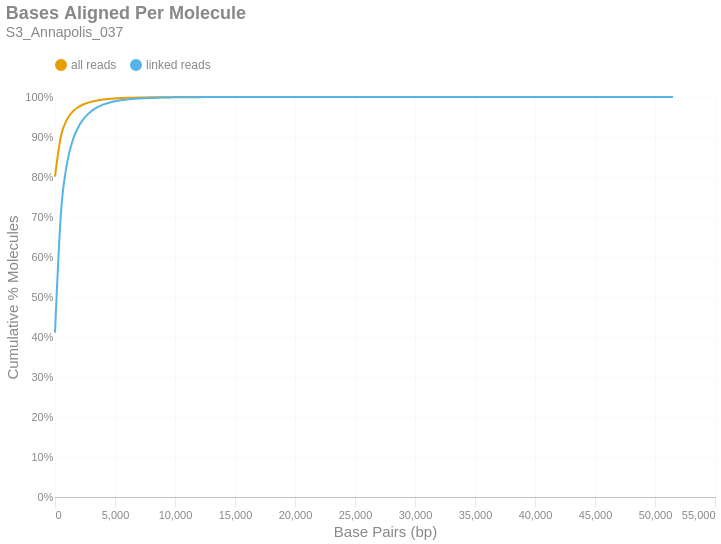

Here is the notebook cell this chart was saved with:
### Markdown cell above
### Bases Aligned Per Molecule
This is a cumulative frequency distribution showing the number of base pairs aligned per unique molecule. These data are shown in 500 bp bins. There are two distributions: one with `all reads` (yellow) and another with only `linked reads` (blue). The percent of molecules in the `linked reads` distribution is relative to the total number of linked molecules.

### Code cell
if SKIPLR:
    print_html(f"Skipped")
else:
    binned_df = consolidated_hist(valids['aligned_bp'], mask, 500, True)
    with SafeRender(binned_df):
        (
            density_plot(binned_df, 'Bases Aligned Per Molecule', samplename, 'basesper')
            .encode(
                x=alt.X('bin:Q', title="Base Pairs (bp)").axis(tickMinStep=500).scale(padding=0),
                y=alt.Y('value:Q', title='Cumulative % Molecules')
                    .axis(format='%')
                    .scale(domain = [0,1])
                    .stack(False),
                color=alt.Color("key:N").scale(domain = ["all reads", "linked reads"]),
                tooltip = [
                    alt.Tooltip("key:N", title = "Data Type"),
                    alt.Tooltip("range_label:N", title="Bases Aligned Per Molecule"),
                    alt.Tooltip("value:Q", format = ".2%", title="% Molecules (Cum.)")
                ]
            )
        ).display()

### Figure 1 — Vega-Lite specification as saved in the notebook (floating-point values rounded to 4 significant figures)
{"width": "container", "height": 400, "config": {"title": {"anchor": "start", "dy": -15, "fontSize": 18, "color": "#888888", "subtitleColor": "#888888", "subtitleFontSize": 14}, "arc": {"fill": "#0072B2"}, "axis": {"domainColor": "#888888", "domainWidth": 0.5, "gridWidth": 0.2, "grid": false, "titleFontWeight": 400, "titleFontSize": 15, "labelFontSize": 11, "labelColor": "#888888", "tickColor": "#888888", "tickWidth": 0.2, "titleColor": "#888888"}, "axisBand": {"grid": false}, "axisX": {"grid": true, "tickSize": 10, "domainCap": "round"}, "axisY": {"domain": false, "grid": true, "tickSize": 0, "domainCap": "round"}, "background": "transparent", "header": {"labelFontSize": 15, "labelColor": "#888888", "titleFontSize": 15, "titleFontWeight": 600, "titleColor": "#888888"}, "legend": {"labelFont": "sans-serif", "labelFontSize": 12, "labelColor": "#888888", "symbolSize": 100, "symbolType": "circle", "titleFontSize": 12, "titlePadding": 10, "titleColor": "#888888", "title": null, "orient": "top"}, "range": {"category": ["#E69F00", "#56B4E9", "#009E73", "#F0E442", "#0072B2", "#D55E00", "#CC79A7", "#000000"], "diverging": ["#cfe8f3", "#a2d4ec", "#73bfe2", "#46abdb", "#1696d2", "#12719e"]}, "area": {"fill": "#0072B2", "fillOpacity": 0.7, "line": true, "strokeOpacity": 0.7}, "line": {"color": "#0072B2", "stroke": "#0072B2", "strokeWidth": 2}, "trail": {"color": "#0072B2", "stroke": "#0072B2", "strokeWidth": 0, "size": 1}, "point": {"filled": true, "fillOpacity": 1.0, "size": 95}, "text": {"color": "#888888", "fontSize": 11, "align": "right", "fontWeight": 400, "size": 11}, "bar": {"fill": "#0072B2", "stroke": null}, "view": {"stroke": null, "continuousWidth": 660, "continuousHeight": 400}}, "data": {"name": "data-defbd3346b65757d7ece9c9d9ab21715"}, "mark": {"type": "line", "interpolate": "monotone", "point": {"opacity": 0, "size": 275}}, "encoding": {"color": {"field": "key", "scale": {"domain": ["all reads", "linked reads"]}, "type": "nominal"}, "tooltip": [{"field": "key", "title": "Data Type", "type": "nominal"}, {"field": "range_label", "title": "Bases Aligned Per Molecule", "type": "nominal"}, {"field": "value", "format": ".2%", "title": "% Molecules (Cum.)", "type": "quantitative"}], "x": {"axis": {"tickMinStep": 500}, "field": "bin", "scale": {"padding": 0}, "title": "Base Pairs (bp)", "type": "quantitative"}, "y": {"axis": {"format": "%"}, "field": "value", "scale": {"domain": [0, 1]}, "stack": false, "title": "Cumulative % Molecules", "type": "quantitative"}}, "params": [{"name": "param_c36ac31b6afebe62", "select": {"type": "point", "fields": ["key"]}, "bind": "legend"}], "title": {"text": "Bases Aligned Per Molecule", "subtitle": "S3_Annapolis_037"}, "transform": [{"fold": ["all reads (cumsum)", "linked reads (cumsum)"]}, {"calculate": "replace(datum.key, ' (cumsum)', '')", "as": "key"}, {"filter": {"param": "param_c36ac31b6afebe62"}}], "usermeta": {"embedOptions": {"downloadFileName": "S3_Annapolis_037.basesper"}}, "$schema": "https://vega.github.io/schema/vega-lite/v6.1.0.json", "datasets": {"data-defbd3346b65757d7ece9c9d9ab21715": [{"bin": "0.0", "interval": "0.0-500.0", "all reads": 0.8008, "linked reads": 0.4109, "all reads (cumsum)": 0.8008, "linked reads (cumsum)": 0.4109, "range_label": "0-499"}, {"bin": "500.0", "interval": "500.0-1000.0", "all reads": 0.1021, "linked reads": 0.3014, "all reads (cumsum)": 0.903, "linked reads (cumsum)": 0.7122, "range_label": "500-999"}, {"bin": "1000.0", "interval": "1000.0-1500.0", "all reads": 0.04095, "linked reads": 0.1214, "all reads (cumsum)": 0.9439, "linked reads (cumsum)": 0.8337, "range_label": "1000-1499"}, {"bin": "1500.0", "interval": "1500.0-2000.0", "all reads": 0.02033, "linked reads": 0.0603, "all reads (cumsum)": 0.9643, "linked reads (cumsum)": 0.894, "range_label": "1500-1999"}, {"bin": "2000.0", "interval": "2000.0-2500.0", "all reads": 0.01151, "linked reads": 0.03416, "all reads (cumsum)": 0.9758, "linked reads (cumsum)": 0.9281, "range_label": "2000-2499"}, {"bin": "2500.0", "interval": "2500.0-3000.0", "all reads": 0.007229, "linked reads": 0.02144, "all reads (cumsum)": 0.983, "linked reads (cumsum)": 0.9496, "range_label": "2500-2999"}, {"bin": "3000.0", "interval": "3000.0-3500.0", "all reads": 0.00484, "linked reads": 0.01436, "all reads (cumsum)": 0.9878, "linked reads (cumsum)": 0.9639, "range_label": "3000-3499"}, {"bin": "3500.0", "interval": "3500.0-4000.0", "all reads": 0.003345, "linked reads": 0.009921, "all reads (cumsum)": 0.9912, "linked reads (cumsum)": 0.9738, "range_label": "3500-3999"}, {"bin": "4000.0", "interval": "4000.0-4500.0", "all reads": 0.002342, "linked reads": 0.006946, "all reads (cumsum)": 0.9935, "linked reads (cumsum)": 0.9808, "range_label": "4000-4499"}, {"bin": "4500.0", "interval": "4500.0-5000.0", "all reads": 0.001661, "linked reads": 0.004928, "all reads (cumsum)": 0.9952, "linked reads (cumsum)": 0.9857, "range_label": "4500-4999"}, {"bin": "5000.0", "interval": "5000.0-5500.0", "all reads": 0.0012, "linked reads": 0.00356, "all reads (cumsum)": 0.9964, "linked reads (cumsum)": 0.9893, "range_label": "5000-5499"}, {"bin": "5500.0", "interval": "5500.0-6000.0", "all reads": 0.0008763, "linked reads": 0.002599, "all reads (cumsum)": 0.9973, "linked reads (cumsum)": 0.9919, "range_label": "5500-5999"}, {"bin": "6000.0", "interval": "6000.0-6500.0", "all reads": 0.0006407, "linked reads": 0.001901, "all reads (cumsum)": 0.9979, "linked reads (cumsum)": 0.9938, "range_label": "6000-6499"}, {"bin": "6500.0", "interval": "6500.0-7000.0", "all reads": 0.0004745, "linked reads": 0.001408, "all reads (cumsum)": 0.9984, "linked reads (cumsum)": 0.9952, "range_label": "6500-6999"}, {"bin": "7000.0", "interval": "7000.0-7500.0", "all reads": 0.0003566, "linked reads": 0.001058, "all reads (cumsum)": 0.9987, "linked reads (cumsum)": 0.9962, "range_label": "7000-7499"}, {"bin": "7500.0", "interval": "7500.0-8000.0", "all reads": 0.0002852, "linked reads": 0.0008459, "all reads (cumsum)": 0.999, "linked reads (cumsum)": 0.9971, "range_label": "7500-7999"}, {"bin": "8000.0", "interval": "8000.0-8500.0", "all reads": 0.0002099, "linked reads": 0.0006228, "all reads (cumsum)": 0.9992, "linked reads (cumsum)": 0.9977, "range_label": "8000-8499"}, {"bin": "8500.0", "interval": "8500.0-9000.0", "all reads": 0.0001615, "linked reads": 0.0004792, "all reads (cumsum)": 0.9994, "linked reads (cumsum)": 0.9982, "range_label": "8500-8999"}, {"bin": "9000.0", "interval": "9000.0-9500.0", "all reads": 0.0001325, "linked reads": 0.0003931, "all reads (cumsum)": 0.9995, "linked reads (cumsum)": 0.9986, "range_label": "9000-9499"}, {"bin": "9500.0", "interval": "9500.0-10000.0", "all reads": 0.0001031, "linked reads": 0.0003057, "all reads (cumsum)": 0.9996, "linked reads (cumsum)": 0.9989, "range_label": "9500-9999"}, {"bin": "10000.0", "interval": "10000.0-10500.0", "all reads": 7.482e-05, "linked reads": 0.000222, "all reads (cumsum)": 0.9997, "linked reads (cumsum)": 0.9991, "range_label": "10000-10499"}, {"bin": "10500.0", "interval": "10500.0-11000.0", "all reads": 6.655e-05, "linked reads": 0.0001974, "all reads (cumsum)": 0.9998, "linked reads (cumsum)": 0.9993, "range_label": "10500-10999"}, {"bin": "11000.0", "interval": "11000.0-11500.0", "all reads": 4.397e-05, "linked reads": 0.0001304, "all reads (cumsum)": 0.9998, "linked reads (cumsum)": 0.9994, "range_label": "11000-11499"}, {"bin": "11500.0", "interval": "11500.0-12000.0", "all reads": 3.55e-05, "linked reads": 0.0001053, "all reads (cumsum)": 0.9998, "linked reads (cumsum)": 0.9995, "range_label": "11500-11999"}, {"bin": "12000.0", "interval": "12000.0-12500.0", "all reads": 3.086e-05, "linked reads": 9.153e-05, "all reads (cumsum)": 0.9999, "linked reads (cumsum)": 0.9996, "range_label": "12000-12499"}, {"bin": "12500.0", "interval": "12500.0-13000.0", "all reads": 2.279e-05, "linked reads": 6.76e-05, "all reads (cumsum)": 0.9999, "linked reads (cumsum)": 0.9997, "range_label": "12500-12999"}, {"bin": "13000.0", "interval": "13000.0-13500.0", "all reads": 2.097e-05, "linked reads": 6.222e-05, "all reads (cumsum)": 0.9999, "linked reads (cumsum)": 0.9998, "range_label": "13000-13499"}, {"bin": "13500.0", "interval": "13500.0-14000.0", "all reads": 1.371e-05, "linked reads": 4.068e-05, "all reads (cumsum)": 0.9999, "linked reads (cumsum)": 0.9998, "range_label": "13500-13999"}, {"bin": "14000.0", "interval": "14000.0-14500.0", "all reads": 1.049e-05, "linked reads": 3.111e-05, "all reads (cumsum)": 0.9999, "linked reads (cumsum)": 0.9998, "range_label": "14000-14499"}, {"bin": "14500.0", "interval": "14500.0-15000.0", "all reads": 1.049e-05, "linked reads": 3.111e-05, "all reads (cumsum)": 1.0, "linked reads (cumsum)": 0.9999, "range_label": "14500-14999"}, {"bin": "15000.0", "interval": "15000.0-15500.0", "all reads": 7.462e-06, "linked reads": 2.214e-05, "all reads (cumsum)": 1.0, "linked reads (cumsum)": 0.9999, "range_label": "15000-15499"}, {"bin": "15500.0", "interval": "15500.0-16000.0", "all reads": 8.067e-06, "linked reads": 2.393e-05, "all reads (cumsum)": 1.0, "linked reads (cumsum)": 0.9999, "range_label": "15500-15999"}, {"bin": "16000.0", "interval": "16000.0-16500.0", "all reads": 4.639e-06, "linked reads": 1.376e-05, "all reads (cumsum)": 1.0, "linked reads (cumsum)": 0.9999, "range_label": "16000-16499"}, {"bin": "16500.0", "interval": "16500.0-17000.0", "all reads": 5.042e-06, "linked reads": 1.496e-05, "all reads (cumsum)": 1.0, "linked reads (cumsum)": 0.9999, "range_label": "16500-16999"}, {"bin": "17000.0", "interval": "17000.0-17500.0", "all reads": 2.823e-06, "linked reads": 8.376e-06, "all reads (cumsum)": 1.0, "linked reads (cumsum)": 1.0, "range_label": "17000-17499"}, {"bin": "17500.0", "interval": "17500.0-18000.0", "all reads": 1.412e-06, "linked reads": 4.188e-06, "all reads (cumsum)": 1.0, "linked reads (cumsum)": 1.0, "range_label": "17500-17999"}, {"bin": "18000.0", "interval": "18000.0-18500.0", "all reads": 2.017e-06, "linked reads": 5.983e-06, "all reads (cumsum)": 1.0, "linked reads (cumsum)": 1.0, "range_label": "18000-18499"}, {"bin": "18500.0", "interval": "18500.0-19000.0", "all reads": 1.21e-06, "linked reads": 3.59e-06, "all reads (cumsum)": 1.0, "linked reads (cumsum)": 1.0, "range_label": "18500-18999"}, {"bin": "19000.0", "interval": "19000.0-19500.0", "all reads": 1.21e-06, "linked reads": 3.59e-06, "all reads (cumsum)": 1.0, "linked reads (cumsum)": 1.0, "range_label": "19000-19499"}, {"bin": "19500.0", "interval": "19500.0-20000.0", "all reads": 1.815e-06, "linked reads": 5.384e-06, "all reads (cumsum)": 1.0, "linked reads (cumsum)": 1.0, "range_label": "19500-19999"}, {"bin": "20000.0", "interval": "20000.0-20500.0", "all reads": 6.05e-07, "linked reads": 1.795e-06, "all reads (cumsum)": 1.0, "linked reads (cumsum)": 1.0, "range_label": "20000-20499"}, {"bin": "20500.0", "interval": "20500.0-21000.0", "all reads": 6.05e-07, "linked reads": 1.795e-06, "all reads (cumsum)": 1.0, "linked reads (cumsum)": 1.0, "range_label": "20500-20999"}, {"bin": "21000.0", "interval": "21000.0-21500.0", "all reads": 1.21e-06, "linked reads": 3.59e-06, "all reads (cumsum)": 1.0, "linked reads (cumsum)": 1.0, "range_label": "21000-21499"}, {"bin": "21500.0", "interval": "21500.0-22000.0", "all reads": 2.017e-07, "linked reads": 5.983e-07, "all reads (cumsum)": 1.0, "linked reads (cumsum)": 1.0, "range_label": "21500-21999"}, {"bin": "22000.0", "interval": "22000.0-22500.0", "all reads": 6.05e-07, "linked reads": 1.795e-06, "all reads (cumsum)": 1.0, "linked reads (cumsum)": 1.0, "range_label": "22000-22499"}, {"bin": "22500.0", "interval": "22500.0-23000.0", "all reads": 4.034e-07, "linked reads": 1.197e-06, "all reads (cumsum)": 1.0, "linked reads (cumsum)": 1.0, "range_label": "22500-22999"}, {"bin": "23000.0", "interval": "23000.0-23500.0", "all reads": 8.067e-07, "linked reads": 2.393e-06, "all reads (cumsum)": 1.0, "linked reads (cumsum)": 1.0, "range_label": "23000-23499"}, {"bin": "23500.0", "interval": "23500.0-24000.0", "all reads": 2.017e-07, "linked reads": 5.983e-07, "all reads (cumsum)": 1.0, "linked reads (cumsum)": 1.0, "range_label": "23500-23999"}, {"bin": "24000.0", "interval": "24000.0-24500.0", "all reads": 8.067e-07, "linked reads": 2.393e-06, "all reads (cumsum)": 1.0, "linked reads (cumsum)": 1.0, "range_label": "24000-24499"}, {"bin": "24500.0", "interval": "24500.0-25000.0", "all reads": 0.0, "linked reads": 0.0, "all reads (cumsum)": 1.0, "linked reads (cumsum)": 1.0, "range_label": "24500-24999"}, {"bin": "25000.0", "interval": "25000.0-25500.0", "all reads": 2.017e-07, "linked reads": 5.983e-07, "all reads (cumsum)": 1.0, "linked reads (cumsum)": 1.0, "range_label": "25000-25499"}, {"bin": "25500.0", "interval": "25500.0-26000.0", "all reads": 6.05e-07, "linked reads": 1.795e-06, "all reads (cumsum)": 1.0, "linked reads (cumsum)": 1.0, "range_label": "25500-25999"}, {"bin": "26000.0", "interval": "26000.0-26500.0", "all reads": 0.0, "linked reads": 0.0, "all reads (cumsum)": 1.0, "linked reads (cumsum)": 1.0, "range_label": "26000-26499"}, {"bin": "26500.0", "interval": "26500.0-27000.0", "all reads": 0.0, "linked reads": 0.0, "all reads (cumsum)": 1.0, "linked reads (cumsum)": 1.0, "range_label": "26500-26999"}, {"bin": "27000.0", "interval": "27000.0-27500.0", "all reads": 4.034e-07, "linked reads": 1.197e-06, "all reads (cumsum)": 1.0, "linked reads (cumsum)": 1.0, "range_label": "27000-27499"}, {"bin": "27500.0", "interval": "27500.0-28000.0", "all reads": 4.034e-07, "linked reads": 1.197e-06, "all reads (cumsum)": 1.0, "linked reads (cumsum)": 1.0, "range_label": "27500-27999"}, {"bin": "28000.0", "interval": "28000.0-28500.0", "all reads": 0.0, "linked reads": 0.0, "all reads (cumsum)": 1.0, "linked reads (cumsum)": 1.0, "range_label": "28000-28499"}, {"bin": "28500.0", "interval": "28500.0-29000.0", "all reads": 0.0, "linked reads": 0.0, "all reads (cumsum)": 1.0, "linked reads (cumsum)": 1.0, "range_label": "28500-28999"}, {"bin": "29000.0", "interval": "29000.0-29500.0", "all reads": 0.0, "linked reads": 0.0, "all reads (cumsum)": 1.0, "linked reads (cumsum)": 1.0, "range_label": "29000-29499"}, {"bin": "29500.0", "interval": "29500.0-30000.0", "all reads": 0.0, "linked reads": 0.0, "all reads (cumsum)": 1.0, "linked reads (cumsum)": 1.0, "range_label": "29500-29999"}, {"bin": "30000.0", "interval": "30000.0-30500.0", "all reads": 0.0, "linked reads": 0.0, "all reads (cumsum)": 1.0, "linked reads (cumsum)": 1.0, "range_label": "30000-30499"}, {"bin": "30500.0", "interval": "30500.0-31000.0", "all reads": 0.0, "linked reads": 0.0, "all reads (cumsum)": 1.0, "linked reads (cumsum)": 1.0, "range_label": "30500-30999"}, {"bin": "31000.0", "interval": "31000.0-31500.0", "all reads": 0.0, "linked reads": 0.0, "all reads (cumsum)": 1.0, "linked reads (cumsum)": 1.0, "range_label": "31000-31499"}, {"bin": "31500.0", "interval": "31500.0-32000.0", "all reads": 0.0, "linked reads": 0.0, "all reads (cumsum)": 1.0, "linked reads (cumsum)": 1.0, "range_label": "31500-31999"}, {"bin": "32000.0", "interval": "32000.0-32500.0", "all reads": 0.0, "linked reads": 0.0, "all reads (cumsum)": 1.0, "linked reads (cumsum)": 1.0, "range_label": "32000-32499"}, {"bin": "32500.0", "interval": "32500.0-33000.0", "all reads": 2.017e-07, "linked reads": 5.983e-07, "all reads (cumsum)": 1.0, "linked reads (cumsum)": 1.0, "range_label": "32500-32999"}, {"bin": "33000.0", "interval": "33000.0-33500.0", "all reads": 0.0, "linked reads": 0.0, "all reads (cumsum)": 1.0, "linked reads (cumsum)": 1.0, "range_label": "33000-33499"}, {"bin": "33500.0", "interval": "33500.0-34000.0", "all reads": 0.0, "linked reads": 0.0, "all reads (cumsum)": 1.0, "linked reads (cumsum)": 1.0, "range_label": "33500-33999"}, {"bin": "34000.0", "interval": "34000.0-34500.0", "all reads": 0.0, "linked reads": 0.0, "all reads (cumsum)": 1.0, "linked reads (cumsum)": 1.0, "range_label": "34000-34499"}, {"bin": "34500.0", "interval": "34500.0-35000.0", "all reads": 0.0, "linked reads": 0.0, "all reads (cumsum)": 1.0, "linked reads (cumsum)": 1.0, "range_label": "34500-34999"}, {"bin": "35000.0", "interval": "35000.0-35500.0", "all reads": 0.0, "linked reads": 0.0, "all reads (cumsum)": 1.0, "linked reads (cumsum)": 1.0, "range_label": "35000-35499"}, {"bin": "35500.0", "interval": "35500.0-36000.0", "all reads": 0.0, "linked reads": 0.0, "all reads (cumsum)": 1.0, "linked reads (cumsum)": 1.0, "range_label": "35500-35999"}, {"bin": "36000.0", "interval": "36000.0-36500.0", "all reads": 0.0, "linked reads": 0.0, "all reads (cumsum)": 1.0, "linked reads (cumsum)": 1.0, "range_label": "36000-36499"}, {"bin": "36500.0", "interval": "36500.0-37000.0", "all reads": 0.0, "linked reads": 0.0, "all reads (cumsum)": 1.0, "linked reads (cumsum)": 1.0, "range_label": "36500-36999"}, {"bin": "37000.0", "interval": "37000.0-37500.0", "all reads": 0.0, "linked reads": 0.0, "all reads (cumsum)": 1.0, "linked reads (cumsum)": 1.0, "range_label": "37000-37499"}, {"bin": "37500.0", "interval": "37500.0-38000.0", "all reads": 0.0, "linked reads": 0.0, "all reads (cumsum)": 1.0, "linked reads (cumsum)": 1.0, "range_label": "37500-37999"}, {"bin": "38000.0", "interval": "38000.0-38500.0", "all reads": 0.0, "linked reads": 0.0, "all reads (cumsum)": 1.0, "linked reads (cumsum)": 1.0, "range_label": "38000-38499"}, {"bin": "38500.0", "interval": "38500.0-39000.0", "all reads": 0.0, "linked reads": 0.0, "all reads (cumsum)": 1.0, "linked reads (cumsum)": 1.0, "range_label": "38500-38999"}, {"bin": "39000.0", "interval": "39000.0-39500.0", "all reads": 0.0, "linked reads": 0.0, "all reads (cumsum)": 1.0, "linked reads (cumsum)": 1.0, "range_label": "39000-39499"}, {"bin": "39500.0", "interval": "39500.0-40000.0", "all reads": 0.0, "linked reads": 0.0, "all reads (cumsum)": 1.0, "linked reads (cumsum)": 1.0, "range_label": "39500-39999"}, {"bin": "40000.0", "interval": "40000.0-40500.0", "all reads": 0.0, "linked reads": 0.0, "all reads (cumsum)": 1.0, "linked reads (cumsum)": 1.0, "range_label": "40000-40499"}, {"bin": "40500.0", "interval": "40500.0-41000.0", "all reads": 0.0, "linked reads": 0.0, "all reads (cumsum)": 1.0, "linked reads (cumsum)": 1.0, "range_label": "40500-40999"}, {"bin": "41000.0", "interval": "41000.0-41500.0", "all reads": 0.0, "linked reads": 0.0, "all reads (cumsum)": 1.0, "linked reads (cumsum)": 1.0, "range_label": "41000-41499"}, {"bin": "41500.0", "interval": "41500.0-42000.0", "all reads": 0.0, "linked reads": 0.0, "all reads (cumsum)": 1.0, "linked reads (cumsum)": 1.0, "range_label": "41500-41999"}, {"bin": "42000.0", "interval": "42000.0-42500.0", "all reads": 0.0, "linked reads": 0.0, "all reads (cumsum)": 1.0, "linked reads (cumsum)": 1.0, "range_label": "42000-42499"}, {"bin": "42500.0", "interval": "42500.0-43000.0", "all reads": 0.0, "linked reads": 0.0, "all reads (cumsum)": 1.0, "linked reads (cumsum)": 1.0, "range_label": "42500-42999"}, {"bin": "43000.0", "interval": "43000.0-43500.0", "all reads": 0.0, "linked reads": 0.0, "all reads (cumsum)": 1.0, "linked reads (cumsum)": 1.0, "range_label": "43000-43499"}, {"bin": "43500.0", "interval": "43500.0-44000.0", "all reads": 0.0, "linked reads": 0.0, "all reads (cumsum)": 1.0, "linked reads (cumsum)": 1.0, "range_label": "43500-43999"}, {"bin": "44000.0", "interval": "44000.0-44500.0", "all reads": 0.0, "linked reads": 0.0, "all reads (cumsum)": 1.0, "linked reads (cumsum)": 1.0, "range_label": "44000-44499"}, {"bin": "44500.0", "interval": "44500.0-45000.0", "all reads": 0.0, "linked reads": 0.0, "all reads (cumsum)": 1.0, "linked reads (cumsum)": 1.0, "range_label": "44500-44999"}, {"bin": "45000.0", "interval": "45000.0-45500.0", "all reads": 0.0, "linked reads": 0.0, "all reads (cumsum)": 1.0, "linked reads (cumsum)": 1.0, "range_label": "45000-45499"}, {"bin": "45500.0", "interval": "45500.0-46000.0", "all reads": 0.0, "linked reads": 0.0, "all reads (cumsum)": 1.0, "linked reads (cumsum)": 1.0, "range_label": "45500-45999"}, {"bin": "46000.0", "interval": "46000.0-46500.0", "all reads": 0.0, "linked reads": 0.0, "all reads (cumsum)": 1.0, "linked reads (cumsum)": 1.0, "range_label": "46000-46499"}, {"bin": "46500.0", "interval": "46500.0-47000.0", "all reads": 0.0, "linked reads": 0.0, "all reads (cumsum)": 1.0, "linked reads (cumsum)": 1.0, "range_label": "46500-46999"}, {"bin": "47000.0", "interval": "47000.0-47500.0", "all reads": 0.0, "linked reads": 0.0, "all reads (cumsum)": 1.0, "linked reads (cumsum)": 1.0, "range_label": "47000-47499"}, {"bin": "47500.0", "interval": "47500.0-48000.0", "all reads": 0.0, "linked reads": 0.0, "all reads (cumsum)": 1.0, "linked reads (cumsum)": 1.0, "range_label": "47500-47999"}, {"bin": "48000.0", "interval": "48000.0-48500.0", "all reads": 0.0, "linked reads": 0.0, "all reads (cumsum)": 1.0, "linked reads (cumsum)": 1.0, "range_label": "48000-48499"}, {"bin": "48500.0", "interval": "48500.0-49000.0", "all reads": 0.0, "linked reads": 0.0, "all reads (cumsum)": 1.0, "linked reads (cumsum)": 1.0, "range_label": "48500-48999"}, {"bin": "49000.0", "interval": "49000.0-49500.0", "all reads": 0.0, "linked reads": 0.0, "all reads (cumsum)": 1.0, "linked reads (cumsum)": 1.0, "range_label": "49000-49499"}, {"bin": "49500.0", "interval": "49500.0-50000.0", "all reads": 0.0, "linked reads": 0.0, "all reads (cumsum)": 1.0, "linked reads (cumsum)": 1.0, "range_label": "49500-49999"}, {"bin": "50000.0", "interval": "50000.0-50500.0", "all reads": 0.0, "linked reads": 0.0, "all reads (cumsum)": 1.0, "linked reads (cumsum)": 1.0, "range_label": "50000-50499"}, {"bin": "50500.0", "interval": "50500.0-51000.0", "all reads": 0.0, "linked reads": 0.0, "all reads (cumsum)": 1.0, "linked reads (cumsum)": 1.0, "range_label": "50500-50999"}, {"bin": "51000.0", "interval": "51000.0-51500.0", "all reads": 0.0, "linked reads": 0.0, "all reads (cumsum)": 1.0, "linked reads (cumsum)": 1.0, "range_label": "51000-51499"}, {"bin": "51500.0", "interval": "51500.0-52000.0", "all reads": 2.017e-07, "linked reads": 5.983e-07, "all reads (cumsum)": 1.0, "linked reads (cumsum)": 1.0, "range_label": "51500-51999"}]}}
